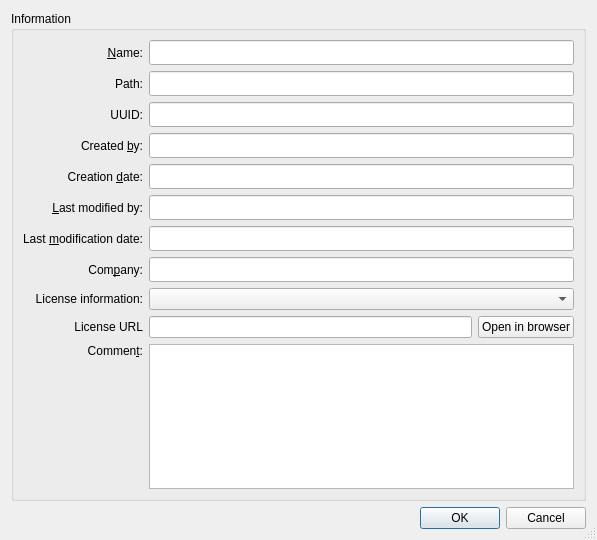
<?xml version="1.0" encoding="UTF-8"?>
<ui version="4.0">
 <class>Gui::Dialog::DlgProjectInformation</class>
 <widget class="QDialog" name="Gui::Dialog::DlgProjectInformation">
  <property name="geometry">
   <rect>
    <x>0</x>
    <y>0</y>
    <width>597</width>
    <height>540</height>
   </rect>
  </property>
  <property name="windowTitle">
   <string>Project information</string>
  </property>
  <property name="sizeGripEnabled">
   <bool>true</bool>
  </property>
  <property name="modal">
   <bool>true</bool>
  </property>
  <layout class="QGridLayout" name="gridLayout">
   <item row="0" column="0">
    <widget class="QGroupBox" name="groupBoxInfo">
     <property name="title">
      <string>Information</string>
     </property>
     <layout class="QGridLayout">
      <property name="margin">
       <number>9</number>
      </property>
      <property name="spacing">
       <number>6</number>
      </property>
      <item row="0" column="0">
       <widget class="QLabel" name="textLabelName">
        <property name="text">
         <string>&amp;Name:</string>
        </property>
        <property name="alignment">
         <set>Qt::AlignRight|Qt::AlignTrailing|Qt::AlignVCenter</set>
        </property>
        <property name="buddy">
         <cstring>lineEditName</cstring>
        </property>
       </widget>
      </item>
      <item row="0" column="1">
       <widget class="QLineEdit" name="lineEditName">
        <property name="minimumSize">
         <size>
          <width>0</width>
          <height>25</height>
         </size>
        </property>
        <property name="readOnly">
         <bool>true</bool>
        </property>
       </widget>
      </item>
      <item row="1" column="0">
       <widget class="QLabel" name="textLabelPath">
        <property name="text">
         <string>Path:</string>
        </property>
        <property name="alignment">
         <set>Qt::AlignRight|Qt::AlignTrailing|Qt::AlignVCenter</set>
        </property>
       </widget>
      </item>
      <item row="1" column="1">
       <widget class="QLineEdit" name="lineEditPath">
        <property name="minimumSize">
         <size>
          <width>0</width>
          <height>25</height>
         </size>
        </property>
        <property name="readOnly">
         <bool>true</bool>
        </property>
       </widget>
      </item>
      <item row="2" column="0">
       <widget class="QLabel" name="textLabelUuid">
        <property name="text">
         <string>UUID:</string>
        </property>
        <property name="alignment">
         <set>Qt::AlignRight|Qt::AlignTrailing|Qt::AlignVCenter</set>
        </property>
       </widget>
      </item>
      <item row="2" column="1">
       <widget class="QLineEdit" name="lineEditUuid">
        <property name="minimumSize">
         <size>
          <width>0</width>
          <height>25</height>
         </size>
        </property>
        <property name="readOnly">
         <bool>true</bool>
        </property>
       </widget>
      </item>
      <item row="3" column="0">
       <widget class="QLabel" name="textLabelCreator">
        <property name="text">
         <string>Created &amp;by:</string>
        </property>
        <property name="alignment">
         <set>Qt::AlignRight|Qt::AlignTrailing|Qt::AlignVCenter</set>
        </property>
        <property name="buddy">
         <cstring>lineEditCreator</cstring>
        </property>
       </widget>
      </item>
      <item row="3" column="1">
       <widget class="QLineEdit" name="lineEditCreator">
        <property name="minimumSize">
         <size>
          <width>0</width>
          <height>25</height>
         </size>
        </property>
       </widget>
      </item>
      <item row="4" column="0">
       <widget class="QLabel" name="textLabelCreateDate">
        <property name="text">
         <string>Creation &amp;date:</string>
        </property>
        <property name="alignment">
         <set>Qt::AlignRight|Qt::AlignTrailing|Qt::AlignVCenter</set>
        </property>
        <property name="buddy">
         <cstring>lineEditDate</cstring>
        </property>
       </widget>
      </item>
      <item row="4" column="1">
       <widget class="QLineEdit" name="lineEditDate">
        <property name="minimumSize">
         <size>
          <width>0</width>
          <height>25</height>
         </size>
        </property>
        <property name="readOnly">
         <bool>true</bool>
        </property>
       </widget>
      </item>
      <item row="5" column="0">
       <widget class="QLabel" name="textLabelLastMod">
        <property name="text">
         <string>&amp;Last modified by:</string>
        </property>
        <property name="alignment">
         <set>Qt::AlignRight|Qt::AlignTrailing|Qt::AlignVCenter</set>
        </property>
        <property name="buddy">
         <cstring>lineEditLastMod</cstring>
        </property>
       </widget>
      </item>
      <item row="5" column="1">
       <widget class="QLineEdit" name="lineEditLastMod">
        <property name="minimumSize">
         <size>
          <width>0</width>
          <height>25</height>
         </size>
        </property>
       </widget>
      </item>
      <item row="6" column="0">
       <widget class="QLabel" name="textLabelLastModDate">
        <property name="text">
         <string>Last &amp;modification date:</string>
        </property>
        <property name="alignment">
         <set>Qt::AlignRight|Qt::AlignTrailing|Qt::AlignVCenter</set>
        </property>
        <property name="buddy">
         <cstring>lineEditLastModDate</cstring>
        </property>
       </widget>
      </item>
      <item row="6" column="1">
       <widget class="QLineEdit" name="lineEditLastModDate">
        <property name="minimumSize">
         <size>
          <width>0</width>
          <height>25</height>
         </size>
        </property>
        <property name="readOnly">
         <bool>true</bool>
        </property>
       </widget>
      </item>
      <item row="7" column="0">
       <widget class="QLabel" name="textLabelCompany">
        <property name="text">
         <string>Com&amp;pany:</string>
        </property>
        <property name="alignment">
         <set>Qt::AlignRight|Qt::AlignTrailing|Qt::AlignVCenter</set>
        </property>
        <property name="buddy">
         <cstring>lineEditCompany</cstring>
        </property>
       </widget>
      </item>
      <item row="7" column="1">
       <widget class="QLineEdit" name="lineEditCompany">
        <property name="minimumSize">
         <size>
          <width>0</width>
          <height>25</height>
         </size>
        </property>
       </widget>
      </item>
      <item row="8" column="0">
       <widget class="QLabel" name="textLabelLicense">
        <property name="text">
         <string>License information:</string>
        </property>
        <property name="alignment">
         <set>Qt::AlignRight|Qt::AlignTrailing|Qt::AlignVCenter</set>
        </property>
       </widget>
      </item>
      <item row="8" column="1">
       <widget class="QComboBox" name="comboLicense"/>
      </item>
      <item row="9" column="0">
       <widget class="QLabel" name="textLabelLicenseURL">
        <property name="text">
         <string>License URL</string>
        </property>
        <property name="alignment">
         <set>Qt::AlignRight|Qt::AlignTrailing|Qt::AlignVCenter</set>
        </property>
       </widget>
      </item>
      <item row="9" column="1">
       <layout class="QHBoxLayout" name="horizontalLayout_2">
        <item>
         <widget class="QLineEdit" name="lineEditLicenseURL"/>
        </item>
        <item>
         <widget class="QPushButton" name="pushButtonOpenURL">
          <property name="text">
           <string>Open in browser</string>
          </property>
         </widget>
        </item>
       </layout>
      </item>
      <item row="10" column="0">
       <widget class="QLabel" name="textLabelComment">
        <property name="text">
         <string>Commen&amp;t:</string>
        </property>
        <property name="alignment">
         <set>Qt::AlignRight|Qt::AlignTrailing|Qt::AlignVCenter</set>
        </property>
        <property name="buddy">
         <cstring>textEditComment</cstring>
        </property>
       </widget>
      </item>
      <item row="10" column="1" rowspan="2">
       <widget class="QTextEdit" name="textEditComment"/>
      </item>
      <item row="11" column="0">
       <spacer>
        <property name="orientation">
         <enum>Qt::Vertical</enum>
        </property>
        <property name="sizeType">
         <enum>QSizePolicy::Expanding</enum>
        </property>
        <property name="sizeHint" stdset="0">
         <size>
          <width>91</width>
          <height>240</height>
         </size>
        </property>
       </spacer>
      </item>
     </layout>
    </widget>
   </item>
   <item row="1" column="0">
    <widget class="QDialogButtonBox" name="buttonBox">
     <property name="standardButtons">
      <set>QDialogButtonBox::Cancel|QDialogButtonBox::Ok</set>
     </property>
    </widget>
   </item>
  </layout>
 </widget>
 <layoutdefault spacing="6" margin="11"/>
 <resources/>
 <connections>
  <connection>
   <sender>buttonBox</sender>
   <signal>accepted()</signal>
   <receiver>Gui::Dialog::DlgProjectInformation</receiver>
   <slot>accept()</slot>
   <hints>
    <hint type="sourcelabel">
     <x>298</x>
     <y>518</y>
    </hint>
    <hint type="destinationlabel">
     <x>298</x>
     <y>269</y>
    </hint>
   </hints>
  </connection>
  <connection>
   <sender>buttonBox</sender>
   <signal>rejected()</signal>
   <receiver>Gui::Dialog::DlgProjectInformation</receiver>
   <slot>reject()</slot>
   <hints>
    <hint type="sourcelabel">
     <x>298</x>
     <y>518</y>
    </hint>
    <hint type="destinationlabel">
     <x>298</x>
     <y>269</y>
    </hint>
   </hints>
  </connection>
 </connections>
</ui>
